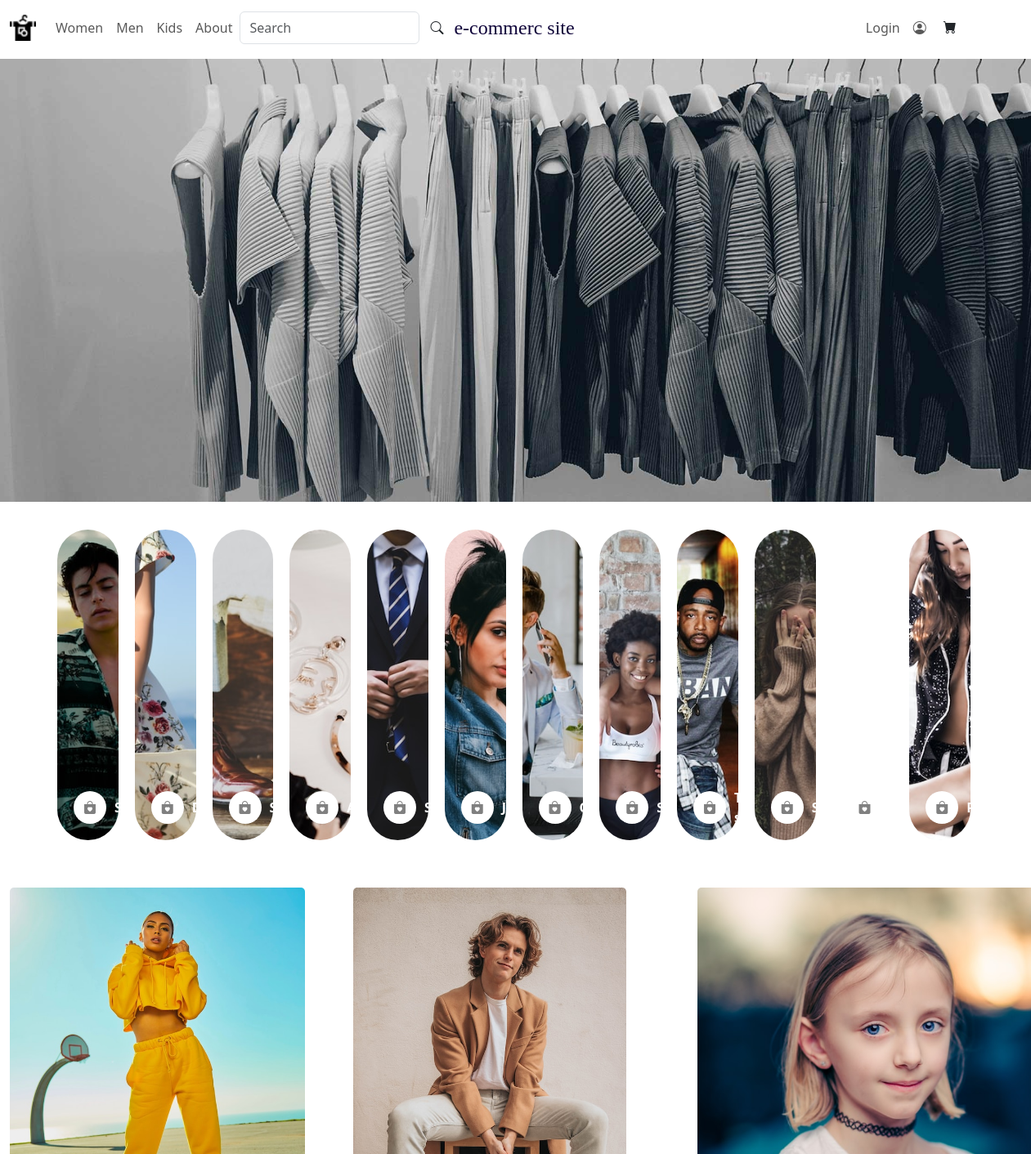
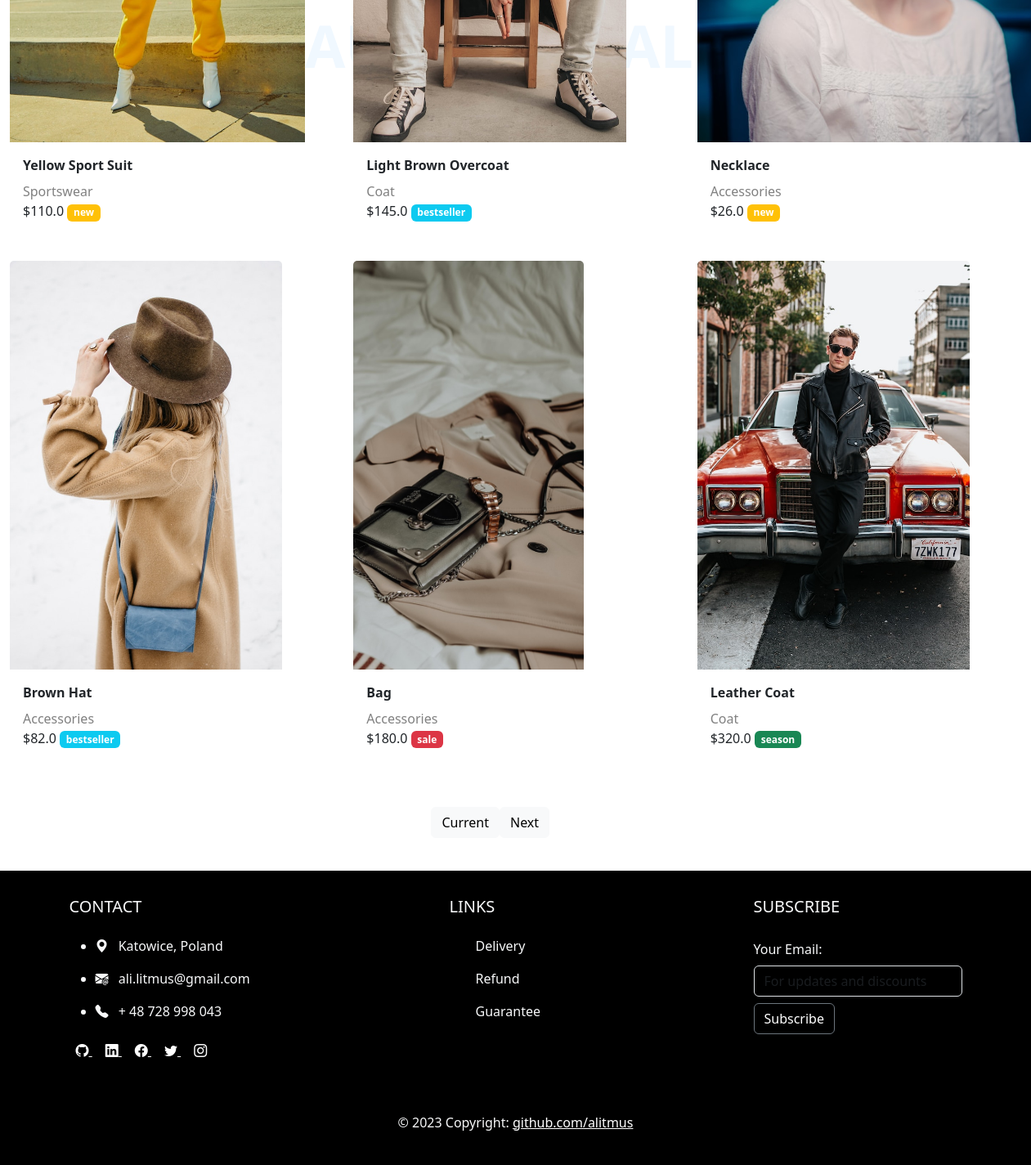
The app's page /shop/ with its own data (2 pictures, top to bottom).
### shop/models.py (models this page shows, shortened)
class Category(models.Model):
    name=models.CharField(max_length=200)
    image=models.ImageField(upload_to='categories/',blank=True,null=True)
    class Meta:
        verbose_name_plural='Categories'

class Product(models.Model):
    group_choices=[
        ('w','Women'),
        ('m','Men'),
        ('k','Kids'),]
    label_choices=[
        ('warning','new'),
        ('danger','sale'),
        ('info','bestseller'),
        ('success','season'),
        ]
    title=models.CharField(max_length=200)
    price=models.FloatField()
    discount_price=models.FloatField(blank=True,null=True)
    category=models.ForeignKey(Category,on_delete=models.RESTRICT)
    label=models.CharField(max_length=9,choices=label_choices)
    group=models.CharField(max_length=1,choices=group_choices,null=True)
    description=models.CharField(max_length=300,default=f'{title} for {group}')
    image=models.ImageField(upload_to='products/',default='default-product.jpg')

### shop/views.py (the view)
# urls.py: path('',index,name='index'),
def index(request):
    products=Product.objects.all()
    item_name = request.GET.get('item_name')
    categories=Category.objects.all()
    if item_name != "" and item_name is not None:
       products=products.filter(title__icontains=item_name)
    paginator=Paginator(products,6)
    page = request.GET.get('page')
    products=paginator.get_page(page)
    return render(request,'shop/index.html',{'products':products,'categories':categories})

### shop/templates/shop/index.html (shortened to what this page needs)
{% extends 'base.html' %}
{% block content %}
<img src="../../static/shop/slider- (4).jpg" alt="slide1" style="width: 100%;">
<div class="centered mt-5">AUTUMN SALE</div>
<br>
<br>
<div class="container-fluid">
  <div class="row">
      <div class="options col-lg-12"> {% for category in categories %} <div class="option active" href="/" style="--optionBackground:url({{category.image.url}})">
              <div class="label">
                  <div class="icon">
                      <a>
                          <i class="bi bi-bag-heart-fill" style="color:grey;"></i>
                      </a>
                  </div>
                  <div class="info">
                      <div class="main">{{category.name}}</div>
                  </div>
              </div>
          </div> {% endfor %} </div>
  </div>
</div>
<br>
<br>
<div class="container-fluid">
  <div class="row "> {% for product in products %} <div class="col-md-6 col-lg-4 col-sm-12" style="justify-content: center;align-items: center;">
          <div class="card h-100 bg-transparent border-0 mb-2" href="/shop/product/{{product.id}}">
              <a href="/shop/product/{{product.id}}">
                  <img src="{{product.image.url}}" class="card-img-top " alt="{{product.title}}" style=" max-height:500px;
          min-width:100px;
          height:auto;
          width:auto;
          max-width:500px;">
              </a>
              <div class="card-body">
                  <div id="nm{{product.id}}" class="card-title" style="font-weight: bold;">{{product.title}}</div>
                  <div class="card-text " style="color: grey;">{{product.category.name}}</div>
                  <div class="card-text price" id="price{‌{product.id}}"> ${{product.price}}
                      <span class="badge badge-pill bg-{{product.label}}"> {{product.get_label_display}}</span>
                  </div>
                  <br>
              </div>
          </div>
      </div> {% endfor %} </div>
</div>
<br>
<div class="container-fluid row" style="align-items: center;">
  <div class="col-md-3 offset-md-5">
      <ul class="pagination">  <li class="page-item active">
              <a class=" btn btn-light" href="?page={{products.number}}">Current</a>
          </li> {% if products.has_next %} <li class="page-item">
              <a class="btn btn-light" href="?page={{products.next_page_number}}">Next</a>
          </li> {% endif %} </ul>
  </div>
</div>
<br>
{% endblock %}

### shop/templates/base.html (shortened to what this page needs)
{% load static %}
<!DOCTYPE html>
<html lang="en">
    <head>
        <link href="https://cdn.jsdelivr.net/npm/bootstrap@5.3.1/dist/css/bootstrap.min.css" rel="stylesheet">
        <link rel="stylesheet" href="https://cdn.jsdelivr.net/npm/bootstrap-icons@1.11.0/font/bootstrap-icons.css">
        <link rel="stylesheet" href="{% static 'css/style.css' %}">
    </head>
    <body>
        <br>
        <header>
            <nav class="navbar navbar-expand-lg bg-white fixed-top align-items-center">
                <div class="container-fluid">
                    <a class="navbar-brand" href="/shop/">
                        <img src="{% static 'shop/logo.png' %}" alt="Shop" style="height: 32px;">
                    </a>
                    <div class="collapse navbar-collapse" id="navbarSupportedContent">
                        <div class="col-lg-5">
                            <ul class="navbar-nav me-auto">
                                <li class="nav-item">
                                    <a class="nav-link" href="/shop/women/">Women</a>
                                </li>
                                <li class="nav-item">
                                    <a class="nav-link" href="/shop/men/">Men</a>
                                </li>
                                <li class="nav-item">
                                    <a class="nav-link" href="/shop/kids/">Kids</a>
                                </li>
                                <li class="nav-item">
                                    <a class="nav-link" href="/shop/about/">About</a>
                                </li>
                                <form class="d-flex" role="search">
                                    <input class="form-control bg-transparent " name="item_name" type="search" placeholder="Search" aria-label="Search" style="height:40px;">
                                    <button class="btn" type="submit">
                                        <i class="bi-search"></i>
                                    </button>
                                </form>
                            </ul>
                        </div>
                        <div class="col-lg-5">
                            <ul class="navbar-nav me-auto">
                                <li class="navbar-text m-0" style="color: rgb(14, 3, 57);font-family: Impact; font-size: 24px;">e-commerc site</li>
                            </ul>
                        </div>
                        <div class="col-lg-2">
                            <ul class="navbar-nav me-auto"> {% if user.is_authenticated %} <li class="nav-item">
                                    <a href="{% url 'logout' %}?next=/shop/" class="btn  nav-link"> Logout</a>
                                </li>
                                <li>
                                    <a href="{% url 'profile' %}" class="btn  nav-link">
                                        <i class="bi bi-person-circle"></i>
                                    </a>
                                </li> {% else %} <li>
                                    <a href="{% url 'login' %}" class="btn  nav-link"> Login </a>
                                </li>
                                <li>
                                    <a href="{% url 'profile' %}" class="btn  nav-link">
                                        <i class="bi bi-person-circle  "></i>
                                    </a>
                                </li> {% endif %} <li>
                                    <a href="{% url 'shop:checkout' %}" id="cart" data-bs-html="true" type="button" class="btn " data-bs-container="body" data-bs-toggle="popover" data-bs-placement="bottom" data-bs-content="Cart Content">
                                        <i class="bi bi-cart-fill"></i>
                                    </a>
                                </li>
                            </ul>
                        </div>
                    </div>
                </div>
            </nav>
        </header>
        <main>
            <br>
            <br> {% block content %} {% endblock %}
        </main>
        <footer class="text-light text-center text-md-start bg-black container-fluid">
            <div class="container p-4">
                <div class="row mt-2">
                    <div class="col-lg-5 col-md-12 mb-4 mb-md-0">
                        <h5 class="text-uppercase mb-4  ">Contact</h5>
                        <ul class="fa-ul">
                            <li class="mb-3">
                                <span class="fa-li">
                                    <i class="bi-geo-alt-fill"></i>
                                </span>
                                <span class="ms-2">Katowice, Poland</span>
                            </li>
                            <li class="mb-3">
                                <span class="fa-li">
                                    <i class="bi-envelope-at-fill"></i>
                                </span>
                                <span class="ms-2">ali.litmus@gmail.com</span>
                            </li>
                            <li class="mb-3">
                                <span class="fa-li">
                                    <i class="bi-telephone-fill"></i>
                                </span>
                                <span class="ms-2">+ 48 728 998 043</span>
                            </li>
                        </ul>
                        <div class="mt-4">
                            <a class="m-2" style="color: white;" href="https://github.com/alitmus">
                                <i class="bi-github"></i>
                            </a>
                            <a class="m-2" style="color: white;" href="https://www.linkedin.com/in/alitmus92/">
                                <i class="bi-linkedin"></i>
                            </a>
                            <a class="m-2" style="color: white;" href="https://www.facebook.com/">
                                <i class="bi-facebook"></i>
                            </a>
                            <a class="m-2" style="color: white;" href='https://www.twitter.com/'>
                                <i class="bi-twitter"></i>
                            </a>
                            <a class="m-2" style="color: white;">
                                <i class="bi-instagram"></i>
                            </a>
                        </div>
                    </div>
                    <div class="col-lg-4 col-md-6 mb-4 mb-md-0">
                        <h5 class="text-uppercase mb-4">Links</h5>
                        <ul>Delivery</ul>
                        <ul>Refund</ul>
                        <ul>Guarantee</ul>
                    </div>
                    <div class="col-lg-3 col-md-4 mb-4 mb-md-0">
                        <h5 class="text-uppercase mb-4 pb-1">Subscribe</h5>
                        <div class="form-outline form-white mb-4">
                            <form action="" method="post"> {% csrf_token %} {{subscribe.as_p}}
                                <label class="form-label" for="subscribe.email">Your Email:</label>
                                <input type="email" id="subscribe.email" class="form-control bg-transparent" placeholder="For updates and discounts" style="color: white;" />
                                <button type="submit" class="btn btn-outline-secondary mt-2" style="color: white;">Subscribe</button>
                            </form>
                        </div>
                    </div>
                </div>
                <div class="text-center p-3 mt-5 mb-0" style="background-color: rgba(0, 0, 0, 0.2);"> © 2023 Copyright: <a class="text-white" href="https://github.com/alitmus">github.com/alitmus</a>
                </div>
            </div>
        </footer>
    </body>
</html>

### shop/static/css/style.css (style rules this page uses)
body .options { display: flex; flex-direction: row; align-items: stretch; overflow: hidden; min-width: 600px; max-width: 100%; width: calc(100% - 100px); height: 400px; margin-left: 3rem; }
body .options .option { position: relative; overflow: hidden; min-width: 60px; margin: 10px; background: var(--optionBackground, var(--defaultBackground,black)); background-size:auto 100%; background-position: center; cursor: pointer; transition: 0.5s cubic-bezier(0.05, 0.61, 0.41, 0.95); }
.option:nth-child(1) { --defaultBackground: #ed5565; }
.option:nth-child(2) { --defaultBackground: #fc6e51; }
.option:nth-child(3) { --defaultBackground: #ffce54; }
.option:nth-child(4) { --defaultBackground: #2ecc71; }
.option:nth-child(5) { --defaultBackground: #5d9cec; }
.option:nth-child(6) { --defaultBackground: #ac92ec; }
.option.active { flex-grow: 10000; transform: scale(1); max-width: 600px; margin: 0px; border-radius: 40px; background-size: auto 100%; }
.option.active .label { bottom: 20px; left: 20px; }
.option.active .label .info > div { left: 0px; opacity: 1; }
.label { display: flex; position: absolute; right: 0px; height: 40px; transition: 0.5s cubic-bezier(0.05, 0.61, 0.41, 0.95); }
.icon { display: flex; flex-direction: row; justify-content: center; align-items: center; min-width: 40px; max-width: 40px; height: 40px; border-radius: 100%; background-color: white; color: var(--defaultBackground); }
.info { display: flex; flex-direction: column; justify-content: center; margin-left: 10px; color: white; font-weight: bold; }

### shop/templates/shop/index.html (style rules this page uses)
.centered { position: absolute; top: 50%; left: 50%; transform: translate(-50%, -50%); font-weight: bolder; font-size: 72px; color: aliceblue; }

### records on screen
Category: image (picture)
Category: image (picture)
Category: image (picture)
Category: image (picture)
Category: image (picture)
Category: image (picture)
Category: image (picture)
Category: image (picture)
Category: image (picture)
Category: image (picture)
Category: image (picture)
Product: image (picture), title "Yellow Sport Suit", category.name "Sportswear", price "110.0", label "new"
Product: image (picture), title "Light Brown Overcoat", category.name "Coat", price "145.0", label "bestseller"
Product: image (picture), title "Necklace", category.name "Accessories", price "26.0", label "new"
Product: image (picture), title "Brown Hat", category.name "Accessories", price "82.0", label "bestseller"
Product: image (picture), title "Bag", category.name "Accessories", price "180.0", label "sale"
Product: image (picture), title "Leather Coat", category.name "Coat", price "320.0", label "season"
